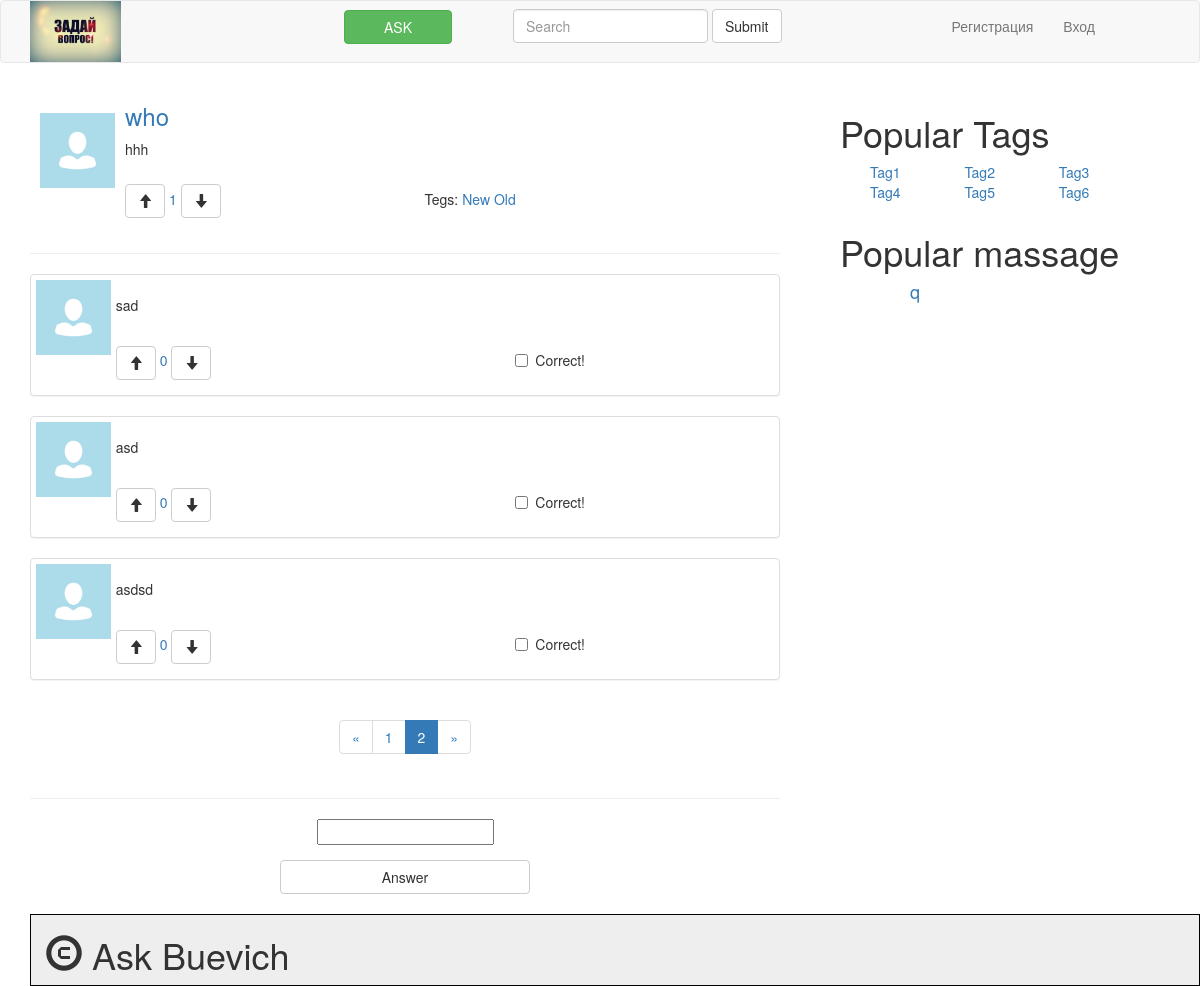
/question2/?page=3, run on an earlier commit of the app's database.
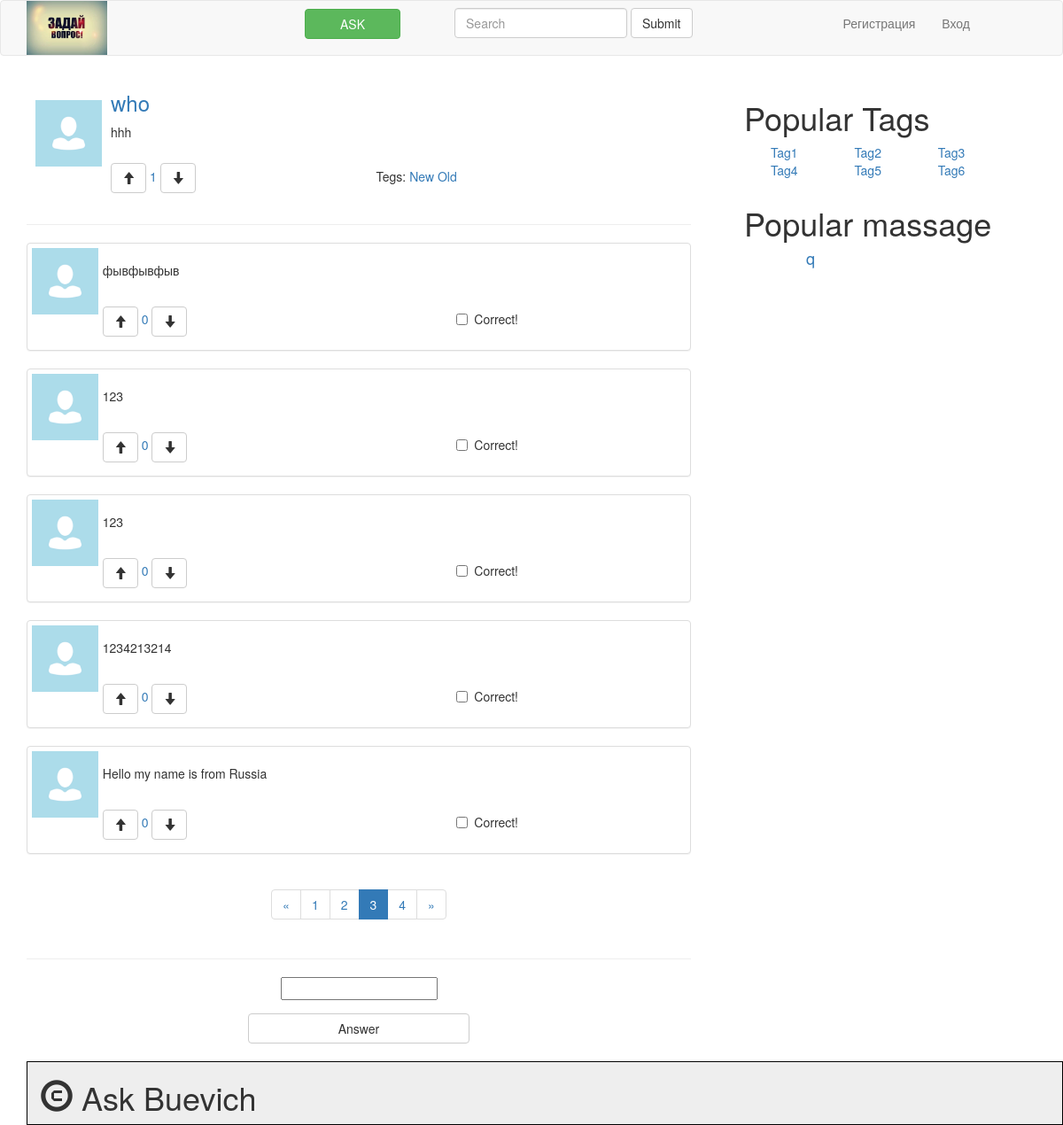
And on a later commit of the database.
### ask_buevich/models.py (models this page shows, shortened)
class Answer(models.Model):
	text = models.TextField()
	author = models.ForeignKey(Profile)
	created_at = models.DateTimeField(default=timezone.now)
	question = models.ForeignKey(Question)
	rating = models.IntegerField(default=0)

class Question(models.Model):
	title = models.CharField(max_length=60)
	text = models.TextField()
	author = models.ForeignKey(Profile)
	rating = models.IntegerField(default=0)
	created_at = models.DateTimeField(default=timezone.now)
	tags = models.ManyToManyField('Tag')
	objects = QuestionManager()
	def get_url(self):
		return '/question{question_id}/'.format(question_id=self.id)

### ask_buevich/views.py (the view)
# urls.py: url(r'^question(?P<article_id>\d+)/', 'ask_buevich.views.answer_view', name='answer'),
def answer_view(request, article_id, *args, **kwargs):
    article = Question.objects.get(id=article_id)
    if request.POST:
        form = forms.AnswerAddForm(request.user, request.POST)
        if form.is_valid():
            return redirect(form.save().get_url())
    else:
        form = forms.AnswerAddForm()
    answers = article.answer_set.all()
    return pagination(request, 'answer.html', answers, 'answers', 5, article=article, is_preview=False, form=form, *args, **kwargs)

### ask_buevich/forms.py (shortened to what this page needs)
class AnswerAddForm(forms.Form):
    text = forms.CharField(max_length=255, min_length=3)
    def __init__(self, user=None, *args, **kwargs):
        self._user = user
        forms.Form.__init__(self, *args, **kwargs)

### ask_buevich/models.py (called while the page is built)
	def best_questions(self):
		return self.filter(rating__gt=GOOD_RATING).order_by('-rating')

### ask_buevich/templatetags/sitebar.py (called while the page is built)
@register.inclusion_tag('Modules/best_questions.html')
def best_questions():
    choices = Question.objects.best_questions()
    choices = choices[:5]
    return {'choices': choices}

### ask_buevich/views.py (called while the page is built)
def pagination(request, html_page, objects, object_name, objects_count, *args, **kwargs):
    paginator = Paginator(objects, objects_count)
    page = request.GET.get('page')
    try:
        objects = paginator.page(page)
    except PageNotAnInteger:
        objects = paginator.page(1)
    except EmptyPage:
        objects = paginator.page(paginator.num_pages)
    kwargs[object_name] = objects
    kwargs['pagination_list'] = objects
    return render(request, html_page, kwargs)

### templates/answer.html
{% extends "base.html" %}
{% load static %}
{% block content %}
	{% include "Modules/answer_form.html" %}
{% endblock %}

### templates/Modules/answer.html (shortened to what this page needs)
			<div class="panel panel-default">
				<img class="avatar-massage" align="left"  src="../../static/avatar.jpg">
				<p class="margin10">{{ answer.text }}</p>
				  <div class="panel-body">
					  <span>
						<button type="button" class="btn btn-default" aria-label="Left Align">
							<span class="glyphicon glyphicon-arrow-up" aria-hidden="true"></span>
						</button>
						<span>
							<a>{{ answer.rating }}</a>
						</span>
						<button type="button" class="btn btn-default" aria-label="Left Align">
							<span class="glyphicon glyphicon-arrow-down" aria-hidden="true"></span>
						</button>
					  </span>
					<span class="checkbox box position-left-300">
						<label>
							<input type="checkbox"> Correct!
						</label>
					</span>
				  </div>
			</div>

### templates/Modules/best_questions.html
				<div class="popular-massage">
					<h1> Popular massage  </h1>
					<ul>
					{% for choice in choices %}
					    <h4> <a class="popular-massage" href="{{ choice.get_url }}">{{ choice.title }}</a></h4>
					{% endfor %}
					</ul>
				</div>

What changed in the data, as far as the page shows it:
no longer on this page (row unchanged): Answer: text "sad", rating "0"
no longer on this page (row unchanged): Answer: text "asd", rating "0"
no longer on this page (row unchanged): Answer: text "asdsd", rating "0"
added Answer: text "фывфывфыв", rating "0"
added Answer: text "123", rating "0"
added Answer: text "123", rating "0"
added Answer: text "1234213214", rating "0"
added Answer: text "Hello my name is from Russia", rating "0"
Also different on the page:
list line gone: "2"
new list line: "2"
new list line: "3"
new list line: "4"
